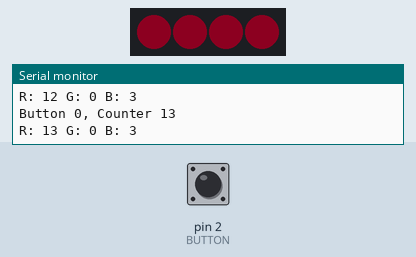
This sketch was run on a simulated Arduino Uno, built with avr-gcc and run on an emulated ATmega328P. Shown: 4 RGB LEDs in strip order, left to right, the last lines printed to the serial monitor. Inputs (shaded band) come from the test bench; at power-on: pin 2 (BUTTON) HIGH. Dim RGB values are drawn brighter than linear.

Above: at 1.27 s.
1.3 s: pin 2 (BUTTON) pulled LOW for 0.15 s
At 1.37 s:
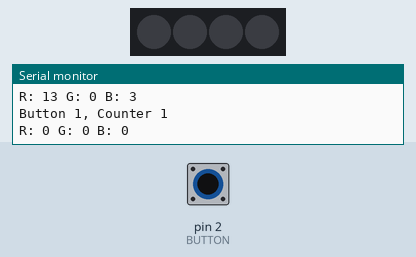
4.3 s: pin 2 (BUTTON) pulled LOW for 1 s
At 4.59 s:
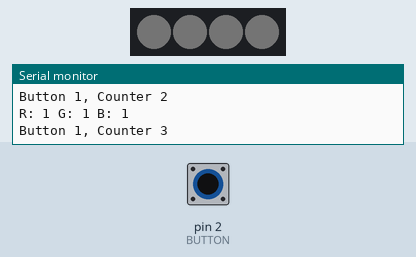
7.3 s: pin 2 (BUTTON) pulled LOW for 1 s
10.3 s: pin 2 (BUTTON) pulled LOW for 3.2 s
15.0 s: pin 2 (BUTTON) pulsed LOW 2 times (0.12 s each, 0.3 s apart)
At 15.19 s:
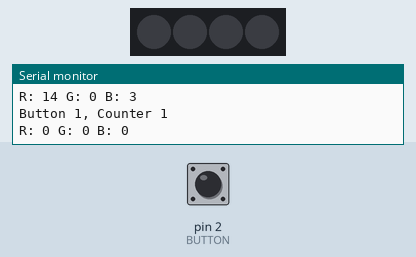
Timing chart, 0 to 19.6 s (numbered marks = the images above; inputs shaded):
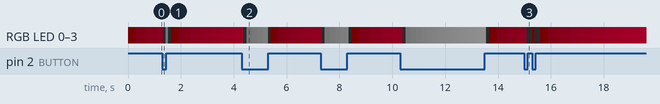

The sketch:

SmartCoaster.ino
```cpp
#include <Adafruit_NeoPixel.h>

#define PIN           6
#define NUMPIXELS     4
#define BRIGHTNESS   50
#define BUTTON        2

Adafruit_NeoPixel pixels(NUMPIXELS, PIN, NEO_GRB + NEO_KHZ800);

int red = 255;
int green = 255;
int blue = 255;

int counter = 0;
int buttonValue = 0;

bool buttonDown = false;

void setup() {

Serial.begin(9600);
pixels.begin();
pinMode(BUTTON, INPUT_PULLUP);

}

void loop() {

  buttonValue = digitalRead(BUTTON);

  if (buttonValue == LOW && buttonDown == false) {
    counter = 0;
    buttonDown = true;
    counter++;
  } else if (buttonValue == LOW && buttonDown == true) {
    counter ++;
  } else if (buttonValue == HIGH && buttonDown == true) {
    counter = 0;
    buttonDown = false;
  } else if (buttonValue == HIGH && buttonDown == false) {
    counter++;
  }

  Serial.print("Button ");
  Serial.print(buttonDown);
  Serial.print(", Counter ");
  Serial.println(counter);

  evaluateColors();
  printColorValues();
  updatePixels();

  delay(100);

}

void printColorValues() {

  Serial.print("R: ");
  Serial.print(red);
  Serial.print(" G: ");
  Serial.print(green);
  Serial.print(" B: ");
  Serial.println(blue);

}

void updatePixels() {

  pixels.clear();

  for (int i = 0; i < NUMPIXELS; i++) {
    pixels.setPixelColor(i, pixels.Color(red, green, blue));
    pixels.show();
  }

}

void evaluateColors() {

if (buttonDown == true && counter >= 0 && counter <= 510) {
  red = counter * 0.5;
  green = counter * 0.5;
  blue = counter * 0.5;
} else if (buttonDown == true && counter > 510 && counter <= 1020) {
  red = 255 - (counter * 0.25);
  green = 255 - (counter * 0.25);
  blue = 255;
} else if (buttonDown == true && counter > 1020) {
  red = 0;
  green = 120 * (counter % 2);
  blue = 255 * (counter % 2);
}

if (buttonDown == false && counter >= 0 && counter <= 255) {
  red = counter;
  green = 0;
  blue = counter * 0.25;
} else if (buttonDown == false && counter >= 256 && counter <= 510) {
  red = 255 - (counter - 255);
  green = 0;
  blue = (255 - (counter - 255)) * 0.25;
} else if (buttonDown == false && counter > 510) {
  red = 255 * (counter % 2);
  green = 0;
  blue = 50 * (counter % 2);
}

  // if (buttonDown == false && counter % 10 == 0) {
  //   red = 0;
  //   green = 0;
  //   blue = 0;
  // } else {
  //   red = 255;
  //   green = 255;
  //   blue = 255;
  // }

}
```
